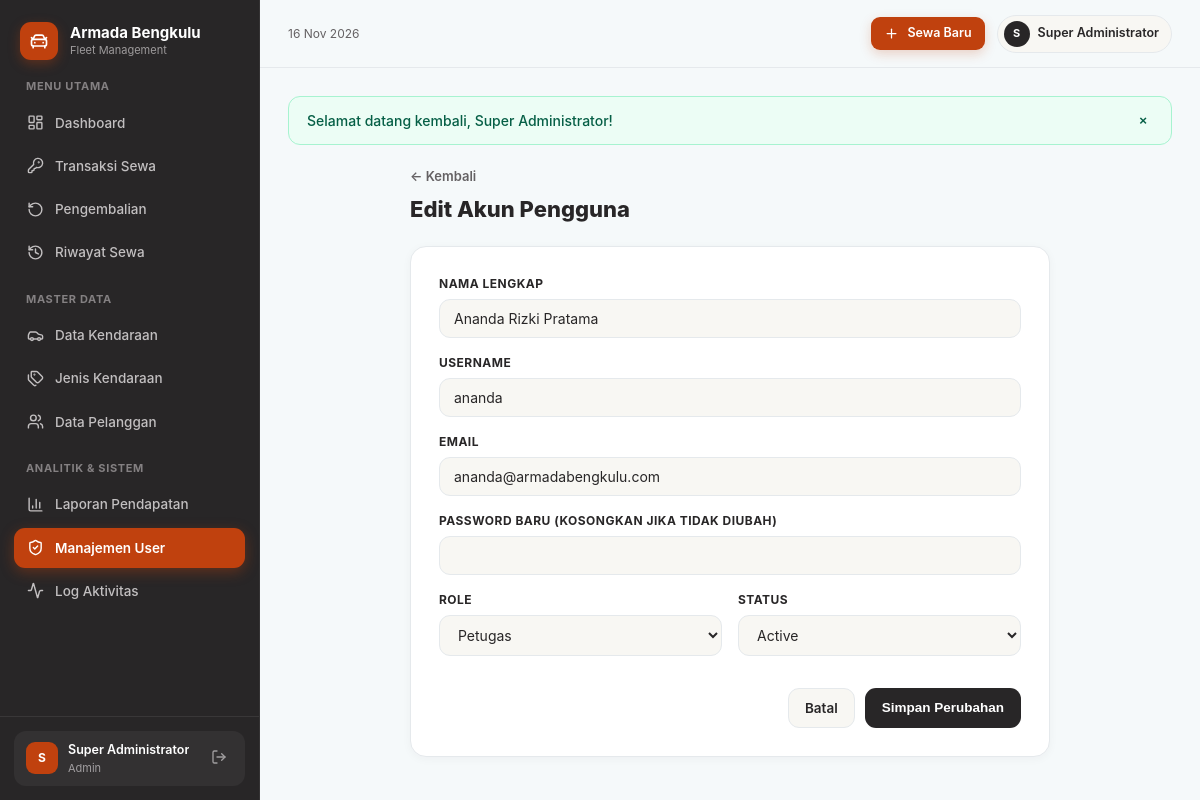
Page /admin/users/1/edit (signed in) on the committed database.
### tables this page shows
CREATE TABLE `users` (
  `id` int(10) UNSIGNED NOT NULL,
  `username` varchar(50) NOT NULL,
  `password` varchar(255) NOT NULL,
  `nama` varchar(100) NOT NULL,
  `email` varchar(100) DEFAULT NULL,
  `role` enum('admin','petugas') NOT NULL DEFAULT 'petugas',
  `status` enum('active','inactive') NOT NULL DEFAULT 'active',
  `avatar` varchar(255) DEFAULT NULL,
  `last_login_at` datetime DEFAULT NULL,
  `created_at` timestamp NOT NULL DEFAULT current_timestamp(),
  `updated_at` timestamp NOT NULL DEFAULT current_timestamp() ON UPDATE current_timestamp(),
  `deleted_at` timestamp NULL DEFAULT NULL
);

### core/Controller.php (called while the page is built, shortened)
<?php
abstract class Controller
{
    protected function view(string $view, array $data = [], string $layout = 'layouts/app'): void
    {
        View::render($view, $data, $layout);
    }
}

### app/Controllers/UserController.php (called while the page is built, shortened)
<?php
class UserController extends Controller
{
    public function edit(Request $request, string $id): void
    {
        $pdo = Database::connection();
        $stmt = $pdo->prepare("SELECT * FROM users WHERE id = :id AND deleted_at IS NULL");
        $stmt->execute(['id' => (int)$id]);
        $user = $stmt->fetch();
        $this->view('admin/users/edit', [
            'title' => 'Edit Akun Pengguna',
            'user'  => $user,
        ]);
    }
}

### public/index.php (called while the page is built, shortened)
<?php
require_once BASE_PATH . '/core/helpers.php';
require_once BASE_PATH . '/core/Flash.php';
require_once BASE_PATH . '/core/Request.php';
require_once BASE_PATH . '/core/Controller.php';
require_once BASE_PATH . '/core/Router.php';
$router = new Router();
$request = new Request();
$router->dispatch($request);

### core/helpers.php (called while the page is built, shortened)
<?php
function base_url(string $path = ''): string
{
    $scriptName = $_SERVER['SCRIPT_NAME'] ?? '';
    $baseDir = rtrim(str_replace('\\', '/', dirname($scriptName)), '/');
    $cleanPath = ltrim($path, '/');
    return $baseDir . ($cleanPath !== '' ? '/' . $cleanPath : '');
}
function e(?string $value): string
{
    return htmlspecialchars((string)$value, ENT_QUOTES, 'UTF-8');
}

### core/Request.php (called while the page is built, shortened)
<?php
class Request
{
    public function path(): string
    {
        $uri = parse_url($_SERVER['REQUEST_URI'] ?? '/', PHP_URL_PATH) ?: '/';
        $base = base_url();
        $uri = '/' . trim($uri, '/');
        return $uri === '' ? '/' : $uri;
    }
}

### app/Views/admin/users/edit.php (the view, shortened to what this page needs)
<div style="max-width:640px;margin:0 auto;">
    <div style="margin-bottom:20px;">
        <a href="<?= base_url('admin/users') ?>" style="font-size:13px;font-weight:600;color:#646163;">&larr; Kembali</a>
        <h1 style="margin:6px 0 0;font-size:22px;font-weight:800;">Edit Akun Pengguna</h1>
    </div>
    <div class="ui-card" style="padding:28px;">
        <form action="<?= base_url('admin/users/' . $user['id']) ?>" method="POST">
            <div class="form-group">
                <label class="form-label">Nama Lengkap</label>
                <input type="text" name="nama" class="ui-input" value="<?= e($user['nama']) ?>" required>
            </div>
            <div class="form-group">
                <label class="form-label">Username</label>
                <input type="text" name="username" class="ui-input" value="<?= e($user['username']) ?>" required>
            </div>
            <div class="form-group">
                <label class="form-label">Email</label>
                <input type="email" name="email" class="ui-input" value="<?= e($user['email'] ?? '') ?>">
            </div>
            <div class="form-group">
                <label class="form-label">Password Baru (Kosongkan jika tidak diubah)</label>
                <input type="password" name="password" class="ui-input">
            </div>
            <div class="grid-12" style="gap:16px;">
                <div class="form-group col-6">
                    <label class="form-label">Role</label>
                    <select name="role" class="ui-select">
                        <option value="petugas" <?= $user['role'] === 'petugas' ? 'selected' : '' ?>>Petugas</option>
                    </select>
                </div>
                <div class="form-group col-6">
                    <label class="form-label">Status</label>
                    <select name="status" class="ui-select">
                        <option value="active" <?= $user['status'] === 'active' ? 'selected' : '' ?>>Active</option>
                    </select>
                </div>
            </div>
            <div style="display:flex;justify-content:flex-end;gap:10px;margin-top:16px;">
                <a href="<?= base_url('admin/users') ?>" class="btn btn-warm">Batal</a>
                <button type="submit" class="btn btn-dark">Simpan Perubahan</button>
            </div>
        </form>
    </div>
</div>

### core/Router.php (shortened to what this page needs)
<?php
class Router
{
    private array $routes = [];
    private function add(string $method, string $pattern, array $handler): void
    {
        $regex = preg_replace('#\{([a-zA-Z_][a-zA-Z0-9_]*)\}#', '(?P<$1>[^/]+)', $pattern);
        $regex = '#^' . $regex . '$#';
        $this->routes[] = [
            'method'  => $method,
            'regex'   => $regex,
            'handler' => $handler,
        ];
    }
    public function dispatch(Request $request): void
    {
        $method = $request->method();
        $path = $request->path();
        foreach ($this->routes as $route) {
            if ($route['method'] !== $method) {
                continue;
            }
            if (preg_match($route['regex'], $path, $matches)) {
                $params = array_filter($matches, 'is_string', ARRAY_FILTER_USE_KEY);
                [$class, $action] = $route['handler'];
                $controller = new $class();
                $controller->$action($request, ...array_values($params));
                return;
            }
        }
    }
}

### public/assets/css/app.css (style rules this page uses)
*, *::before, *::after { box-sizing: border-box; }
:root { --bg-canvas: #F5F9FA; --bg-surface: #FFFFFF; --bg-warm: #F8F7F3; --dark: #282627; --dark-soft: #363335; --accent: #C0410E; --accent-hover: #A3350A; --accent-soft: rgba(192, 65, 14, 0.10); --border: #E5E9EC; --text-main: #282627; --text-muted: #646163; --shadow-sm: 0 2px 10px rgba(40, 38, 39, 0.04); --shadow-md: 0 8px 24px -4px rgba(40, 38, 39, 0.07); --shadow-lg: 0 20px 40px -12px rgba(40, 38, 39, 0.14); }
html, body { margin: 0; padding: 0; background-color: var(--bg-canvas); color: var(--text-main); font-family: 'Inter', -apple-system, BlinkMacSystemFont, 'Segoe UI', Roboto, sans-serif; font-size: 14px; line-height: 1.5; -webkit-font-smoothing: antialiased; }
a { color: inherit; text-decoration: none; }
.ui-card { background-color: var(--bg-surface); border: 1px solid var(--border); border-radius: 16px; box-shadow: var(--shadow-sm); }
.grid-12 { display: grid; grid-template-columns: repeat(12, minmax(0, 1fr)); gap: 24px; }
.col-6 { grid-column: span 6; }
.btn { display: inline-flex; align-items: center; justify-content: center; gap: 8px; padding: 9px 16px; border-radius: 11px; font-size: 13.5px; font-weight: 600; cursor: pointer; border: 1px solid transparent; transition: all 0.18s ease; }
.btn-dark { background-color: var(--dark); color: #FFFFFF; }
.btn-warm { background-color: var(--bg-warm); color: var(--dark); border-color: var(--border); }
.form-group { margin-bottom: 16px; }
.form-label { display: block; font-size: 12px; font-weight: 700; text-transform: uppercase; letter-spacing: 0.04em; color: var(--dark); margin-bottom: 6px; }
.ui-input, .ui-select, .ui-textarea { width: 100%; background-color: var(--bg-warm); border: 1px solid var(--border); border-radius: 11px; padding: 10px 14px; font-size: 14px; color: var(--text-main); font-family: inherit; transition: all 0.18s ease; }

### rows in the picture
users: nama "Ananda Rizki Pratama", username "ananda", email "ananda@armadabengkulu.com", role "Petugas", status "Active"
